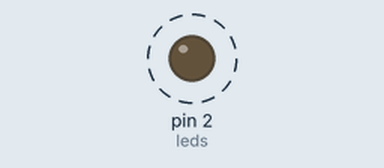
Recording of a sketch running on a simulated Arduino Uno, built with avr-gcc and run on an emulated ATmega328P. Shown: output pins drawn as LEDs (lit = HIGH). Dashed ring = blinking. What the sketch prints to the serial monitor is not drawn.

Above: at 2.4 s.
Timing chart, 0 to 6.6 s (numbered marks = the images above):
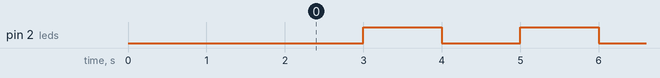

Measured:
- by itself, pin 2 (leds): alternates HIGH for 1.0 s and LOW for 1.0 s

The sketch:

flipflopnodelay.ino
```cpp
const int led = 2;
const int led2 = 22;
const int leds[] = { led, led2 };
unsigned long current;
const long interval = 1000;
bool state = 0;
void setup() {
  Serial.begin(9600);
  for (int i = 0; i <= 1;i++) {
    pinMode(leds[i], OUTPUT);
    digitalWrite(leds[i], LOW);
    Serial.println(i);
    delay(1000);
  }
  Serial.println("setup selesai");
}

void loop() {
  for (int i=1; i >= 0;) {
    if ((millis() - current) >= interval) {
      current = millis();
      digitalWrite(leds[i], HIGH);
      Serial.println(i);
      i--;
    }
    digitalWrite(leds[i], LOW);
  }
}
```
